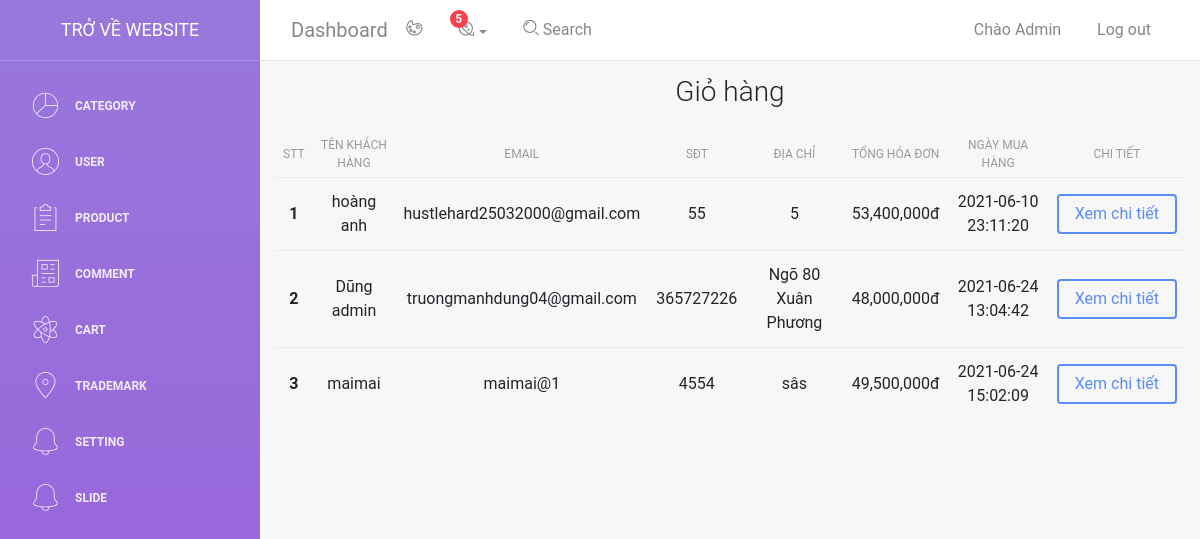
The app's page /admin/light-bootstrap-dashboard-master/examples/cart.php (signed in), older data.
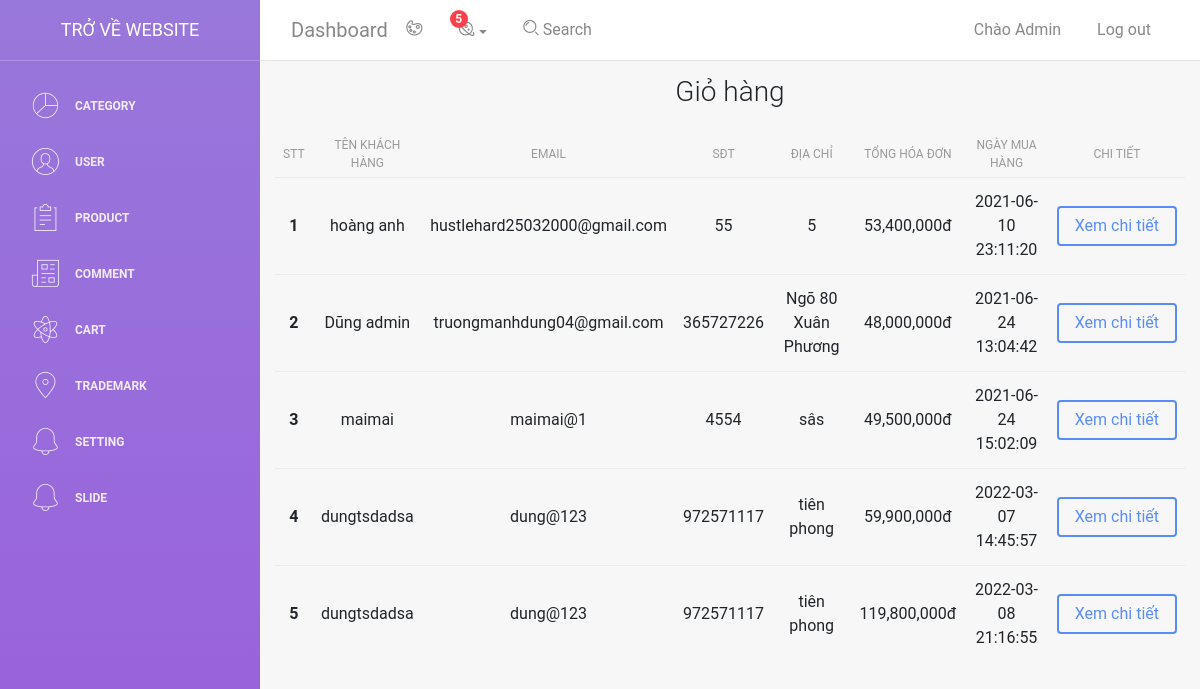
The same page, newer data.
### tables this page shows
CREATE TABLE `users` (
  `id_user` int(11) NOT NULL,
  `name` varchar(50) NOT NULL,
  `email` text NOT NULL,
  `phone` int(11) NOT NULL,
  `address` text NOT NULL,
  `password` text NOT NULL,
  `image` text NOT NULL,
  `admin` bit(1) NOT NULL,
  `time` text NOT NULL,
  `time_update` text NOT NULL
);

CREATE TABLE `order` (
  `id` int(11) NOT NULL,
  `id_user` int(11) NOT NULL,
  `name` text NOT NULL,
  `email` text NOT NULL,
  `phone` int(11) NOT NULL,
  `address` text NOT NULL,
  `ghichu` text NOT NULL,
  `tonggia` int(11) NOT NULL,
  `time` datetime NOT NULL,
  `updatetime` datetime NOT NULL
);

### admin/light-bootstrap-dashboard-master/examples/cart.php (the view, shortened to what the changed rows need)
<?php
    include 'header.php';
?>
<div class="container">
    <table class="table">
      <thead>
        <tr>
          <th scope="col" style="text-align: center !important;">STT</th>
          <th scope="col" style="text-align: center !important;">Tên khách hàng</th>
          <th scope="col" style="text-align: center !important;">Email</th>
          <th scope="col" style="text-align: center !important;">SĐT</th>
          <th scope="col" style="text-align: center !important;">Địa Chỉ</th>
          <th scope="col" style="text-align: center !important;">Tổng hóa đơn</th>
          <th scope="col" style="text-align: center !important;">Ngày mua hàng</th>
          <th scope="col" style="text-align: center !important;">Chi tiết</th>
        </tr>
      </thead>
      <tbody>
        <?php
            $sql = "SELECT * FROM `order`";
            $result = $conn->query($sql);
            if($result->num_rows > 0){
                $dem= 0;
                while($row = $result->fetch_assoc()){
                    $dem++;
                    echo '<tr class="text-center">
                            <th style="text-align: center !important;">'.$dem.'</th>
                            <td>'.$row['name'].'</td>
                            <td>'.$row['email'].'</td>
                            <td>'.$row['phone'].'</td>
                            <td>'.$row['address'].'</td>
                            <td>'.number_format($row['tonggia']).'đ</td>
                            <td>'.$row['time'].'</td>
                            <td>
                                <a class="btn btn-primary"href="chitietcart.php?id='.$row['id'].'">Xem chi tiết</a>
                            </td>
                        </tr>';
                }
            }
        ?>
      </tbody>
    </table>
</div>

### admin/light-bootstrap-dashboard-master/examples/header.php (shortened to what the changed rows need)
<!DOCTYPE html>
<html lang="en">
<head>
    <link rel="stylesheet" href="https://cdnjs.cloudflare.com/ajax/libs/font-awesome/5.15.3/css/all.min.css" />
    <link href="../assets/css/bootstrap.min.css" rel="stylesheet" />
    <link href="../assets/css/light-bootstrap-dashboard.css?v=2.0.0 " rel="stylesheet" />
    <link href="../assets/css/demo.css?v=<?php echo time(); ?>" rel="stylesheet" />
</head>
<body>
    <div class="wrapper">
        <div class="main-panel">
            <nav class="navbar navbar-expand-lg " color-on-scroll="500">
                <div class="container-fluid">
                    <div class="collapse navbar-collapse justify-content-end" id="navigation">
                        <ul class="navbar-nav ml-auto">
                            <li class="nav-item">
                                <?php
                                    include 'db.php';
                                    if(isset($_COOKIE['user'])){
                                        $email = $_COOKIE['user'];
                                        $sql = "SELECT * FROM `users` WHERE `email` = '$email'";
                                        $result = $conn->query($sql);
                                        if($result->num_rows > 0){
                                            while ($row = $result->fetch_assoc()){
                                                echo '
                                                        <a class="nav-link" href="user.php">
                                                        <span class="no-icon">Chào Admin</span>
                                                    </a>
                                                ';
                                            }
                                        }
                                    }
                                ?>
                            </li>
                        </ul>
                    </div>
                </div>
            </nav>

Row changes from the older to the newer data that the page shows:
added order: name "dungtsdadsa", email "dung@123", phone "972571117", address "tiên phong", tonggia "59,900,000", time "2022-03-07 14:45:57"
added order: name "dungtsdadsa", email "dung@123", phone "972571117", address "tiên phong", tonggia "119,800,000", time "2022-03-08 21:16:55"
